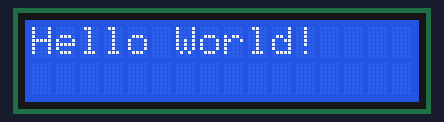
Bench run of a sketch on a simulated ESP32. Shown: 16×2 character LCD. Random numbers use the default seed unless the sketch sets one.

Above: at 0.1 s.
At 2.1 s:
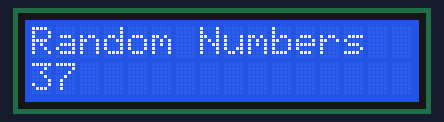
At 7.2 s:
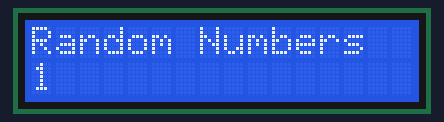
At 14.4 s:
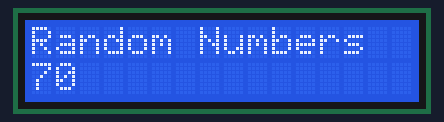
At 22.5 s:
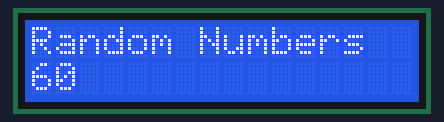
At 38.8 s:
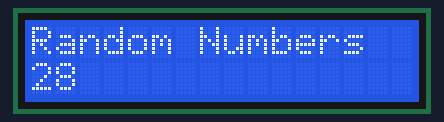

The sketch:

LCD_Esp32_random.ino
```cpp
#include <Wire.h>
#include <LiquidCrystal_I2C.h>
LiquidCrystal_I2C lcd(0x27, 16, 2);  // I2C address 0x27 or 0x3F depending on your module

void displayScrollingMessage(const String& message) {
  lcd.clear();
  lcd.setCursor(0, 0);
  lcd.print(message);

  // If message is longer than LCD width, scroll it
  if (message.length() > 16) {
    delay(1000);  // Show the beginning for a moment

    // Scroll the entire message
    for (int i = 0; i < message.length() - 16 + 1; i++) {
      lcd.scrollDisplayLeft();
      delay(300);  // Adjust speed of scrolling
    }

    delay(500);   // Pause at the end
    lcd.clear();  // Reset display
  }
}

void setup() {
  Serial.begin(115200);  //initialize serial monitor
  randomSeed(analogRead(0));

  // initialize LCD
  lcd.init();
  lcd.backlight();

  //Welcome screen
  lcd.setCursor(0, 0);
  displayScrollingMessage("Hello World!");
  delay(2000);

}  // End setup

void loop() {
  lcd.clear();
  lcd.setCursor(0, 0);  // Set the cursor to the first line
  lcd.print("Random Numbers");

  lcd.setCursor(0, 1);        // Set the cursor to the second line
  lcd.print(random(1, 101));  // Print random numbers between 1 and 100

  delay(1000);
}  // End main loop
```

Measured:
- what the display in image 1 shows lasts 1.0 s, from 2.1 s to 3.1 s
- what the display in image 2 shows lasts 2.0 s, from 7.2 s to 9.2 s
